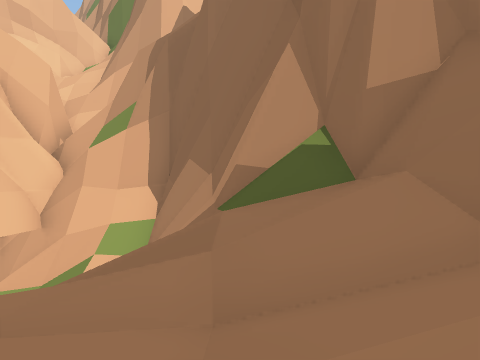
View 1 (above)

14 first-person views from a walk through a 3-D level made in the Unity game engine. The camera is 1.4 m above the floor, looks level and sees 70° across. The floor is counted in squares, 2 m on a side. Each view is taken from the middle of a square. On the plan, view 1 faces up. The plan holds only what a view shows up to about 11 squares ahead; the rest is blank. The place goes on beyond the plan.

View 2
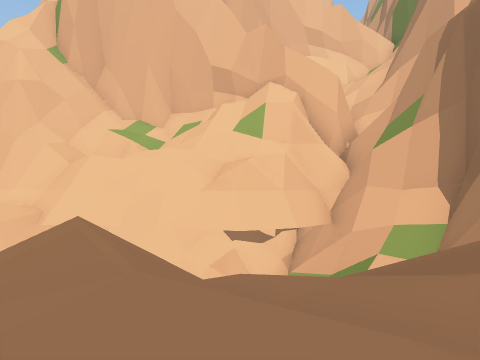

View 3
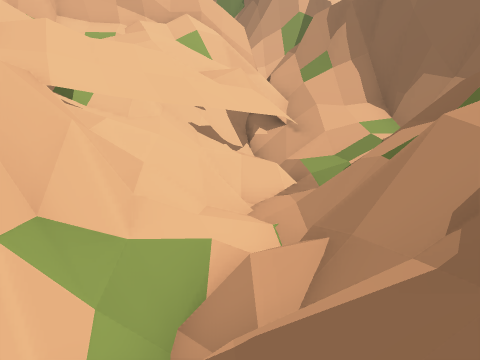

View 4
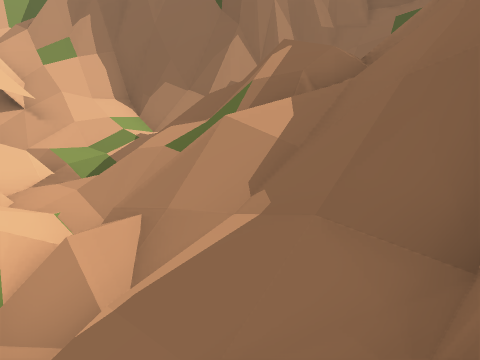

View 5
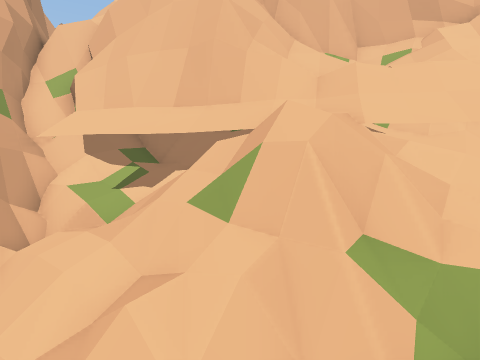

View 6
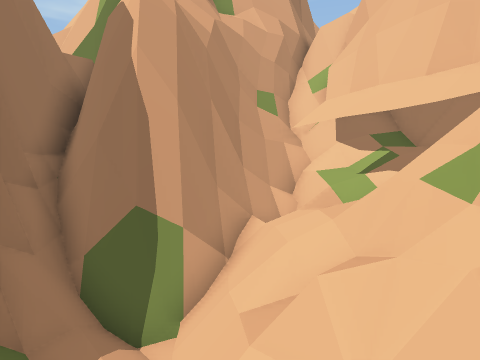

View 7
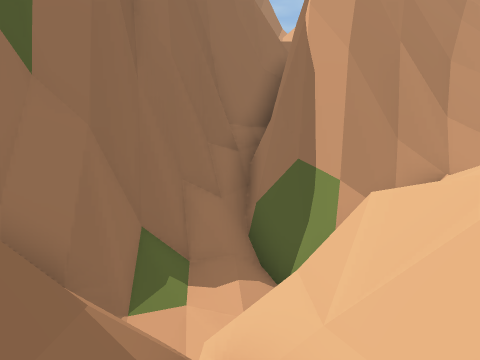

View 8
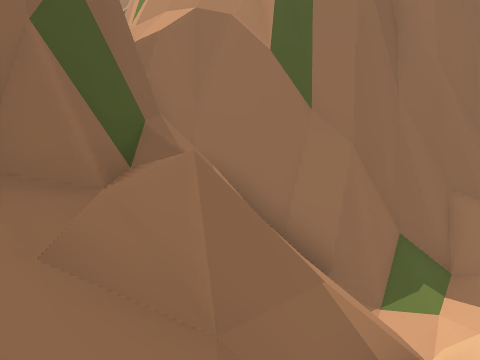

View 9
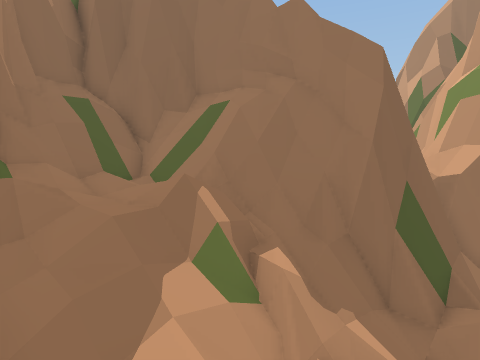

View 10
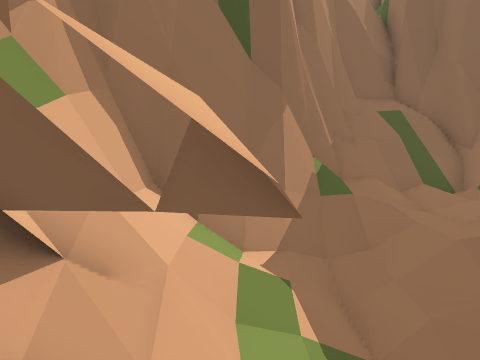

View 11
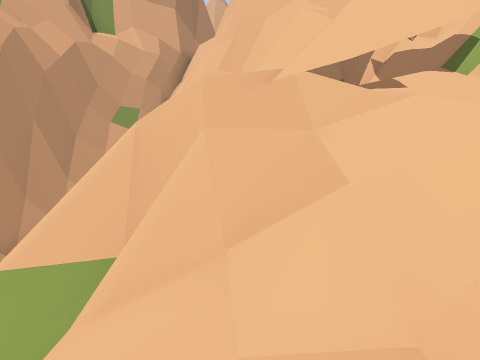

View 12
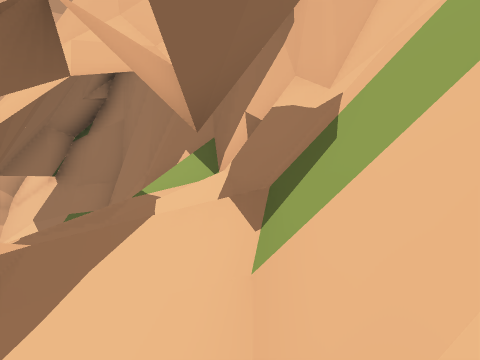

View 13
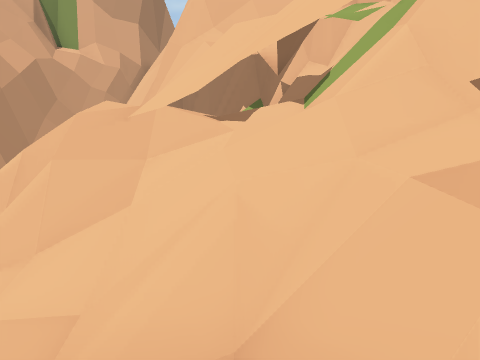

View 14
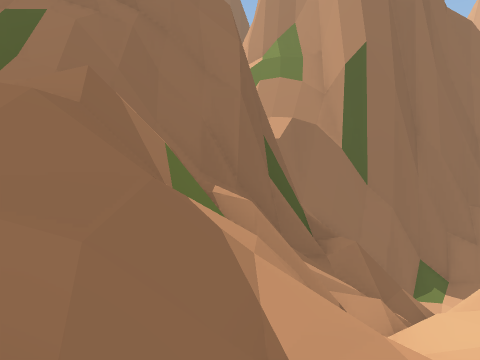

### Floor plan
Key: @ floor where view 1 was taken; # wall or solid block; . main floor; : floor 0.5 m higher than the main floor; - floor 0.5 m lower than the main floor; + floor 1.25 m higher than the main floor; _ floor 1.5 m lower than the main floor; < floor 2.5 m lower than the main floor; ( floor 2.75 m lower than the main floor; ! floor 4.5 m lower than the main floor; ? floor 8.75 m lower than the main floor; / step, stairs or slope; = window, fence, low wall or low ledge; v drop or lower ground.
Columns run from 18 left of view 1 to 3 right of it. Each row starts with its distance up from view 1.
  8              #####
  7        ########//#
  6      ####+./##///##
  5     ##/#.///<#///###
  4     #////=_/#!/////##
  3   ###/-##///////////#
  2 ####//////#/////-.//##
  1 #://// //##/=###////##
  0 ##//////###/=#=///@//#
 -1  #( ///#//#//////=/###
 -2  ###=//////#/#/#####
 -3   ###////////####
 -4     ##?vvv/=/##
 -5      ##vvv =##
 -6       #######

Where each view was taken, in squares from view 1:
view 1: 0 up, 0 right, facing up
view 2: 0 up, 0 right, facing up-left
view 3: 3 down, 6 left, facing up
view 4: 3 down, 7 left, facing up-right
view 5: 4 down, 6 left, facing up-left
view 6: 3 down, 6 left, facing left
view 7: 1 down, 7 left, facing down-left
view 8: 0 up, 7 left, facing down
view 9: 5 up, 8 left, facing down-right
view 10: 6 up, 8 left, facing right
view 11: 2 up, 5 left, facing left
view 12: 5 up, 8 left, facing left
view 13: 4 up, 4 left, facing left
view 14: 5 up, 4 left, facing down
